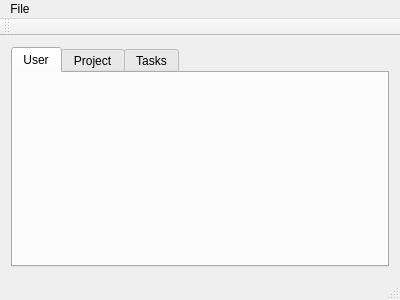
<?xml version="1.0" encoding="UTF-8"?>
<ui version="4.0">
 <class>MainWindow</class>
 <widget class="QMainWindow" name="MainWindow">
  <property name="geometry">
   <rect>
    <x>0</x>
    <y>0</y>
    <width>400</width>
    <height>300</height>
   </rect>
  </property>
  <property name="windowTitle">
   <string>MainWindow</string>
  </property>
  <widget class="QWidget" name="centralWidget">
   <layout class="QGridLayout" name="gridLayout">
    <item row="0" column="0">
     <widget class="QTabWidget" name="tabWidget">
      <property name="currentIndex">
       <number>0</number>
      </property>
      <widget class="QWidget" name="tab">
       <attribute name="title">
        <string>User</string>
       </attribute>
      </widget>
      <widget class="QWidget" name="tab_2">
       <attribute name="title">
        <string>Project</string>
       </attribute>
      </widget>
      <widget class="QWidget" name="tab_3">
       <attribute name="title">
        <string>Tasks</string>
       </attribute>
      </widget>
     </widget>
    </item>
   </layout>
  </widget>
  <widget class="QMenuBar" name="menuBar">
   <property name="geometry">
    <rect>
     <x>0</x>
     <y>0</y>
     <width>400</width>
     <height>25</height>
    </rect>
   </property>
   <widget class="QMenu" name="menuFile">
    <property name="title">
     <string>File</string>
    </property>
    <widget class="QMenu" name="menuNew">
     <property name="title">
      <string>New</string>
     </property>
     <addaction name="actionProject"/>
     <addaction name="actionProject_2"/>
     <addaction name="actionUser_2"/>
    </widget>
    <addaction name="menuNew"/>
    <addaction name="actionSave"/>
    <addaction name="actionSave_All"/>
   </widget>
   <addaction name="menuFile"/>
  </widget>
  <widget class="QToolBar" name="mainToolBar">
   <attribute name="toolBarArea">
    <enum>TopToolBarArea</enum>
   </attribute>
   <attribute name="toolBarBreak">
    <bool>false</bool>
   </attribute>
  </widget>
  <widget class="QStatusBar" name="statusBar"/>
  <action name="actionProject">
   <property name="text">
    <string>Task</string>
   </property>
  </action>
  <action name="actionUser">
   <property name="text">
    <string>User</string>
   </property>
  </action>
  <action name="actionProject_2">
   <property name="text">
    <string>Project</string>
   </property>
  </action>
  <action name="actionUser_2">
   <property name="text">
    <string>User</string>
   </property>
  </action>
  <action name="actionSave">
   <property name="text">
    <string>Save</string>
   </property>
  </action>
  <action name="actionSave_All">
   <property name="text">
    <string>Save All</string>
   </property>
  </action>
 </widget>
 <layoutdefault spacing="6" margin="11"/>
 <resources/>
 <connections/>
</ui>
